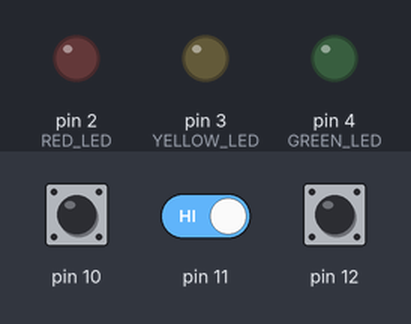
The sketch below on a simulated Arduino Uno, built with avr-gcc and run on an emulated ATmega328P. Parts: output pins drawn as LEDs (lit = HIGH). Dashed ring = blinking. The test bench sets the inputs (shaded band); at power-on: pin 10 HIGH, pin 11 HIGH, pin 12 HIGH.

Above: at 1.2 s.
1.3 s: pin 10 pulled LOW for 3.2 s
At 2.8 s:
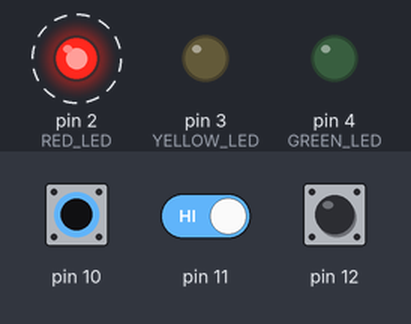
6.0 s: pin 10 pulled LOW for 0.15 s
At 7.4 s:
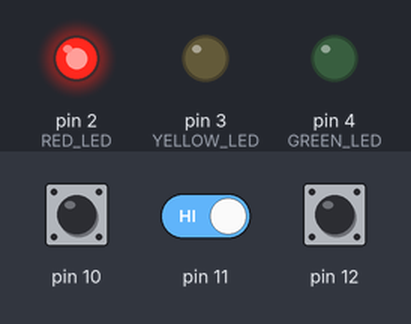
9.1 s: pin 10 driven LOW and pin 11 driven LOW
At 10.0 s:
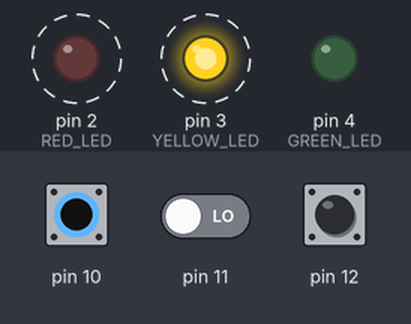
12.1 s: pin 12 pulled LOW for 0.15 s
At 13.7 s:
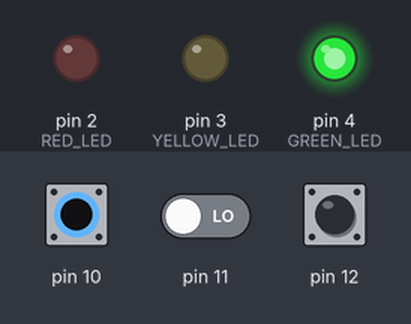
15.2 s: pin 12 pulled LOW for 1 s
At 15.6 s:
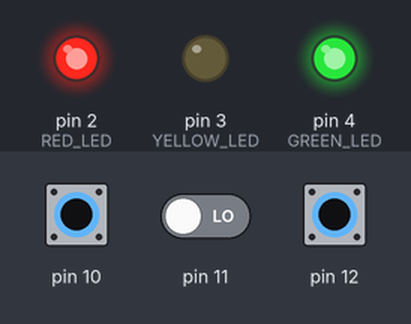
17.7 s: pin 12 pulled LOW for 3.2 s
At 20.55 s:
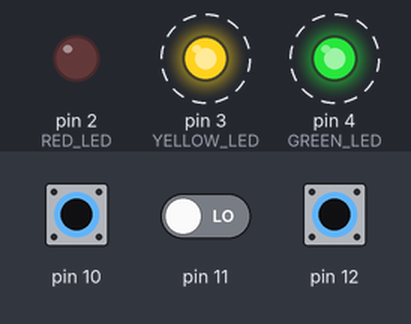
Timing chart, 0 to 25.3 s (numbered marks = the images above; inputs shaded):
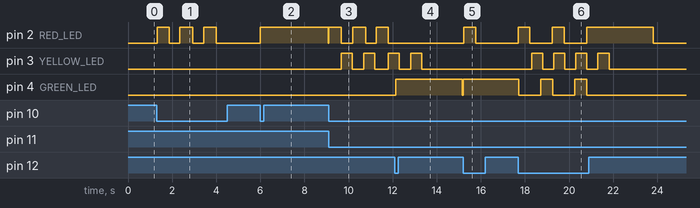

Measured:
- after the input at 1.3 s, pin 2 (RED_LED): alternates HIGH for 0.57 s and LOW for 0.49 s, 6 changes in all, then stays LOW, starting at once
- after the input at 6.0 s, pin 2 (RED_LED): LOW → HIGH at once, → LOW 3.1 s later
- after the input at 9.1 s, pin 2 (RED_LED): alternates HIGH for 0.56 s and LOW for 0.51 s, starting at once; pin 3 (YELLOW_LED): alternates HIGH for 0.51 s and LOW for 0.56 s, starting after 0.56 s
- after the input at 12.1 s, pin 2 (RED_LED): stops changing and stays LOW; pin 3 (YELLOW_LED): goes on until 13.3 s, then stays LOW; pin 4 (GREEN_LED): LOW → HIGH at once, → LOW 3.0 s later
- after the input at 15.2 s, pin 2 (RED_LED): LOW → HIGH at once, → LOW 0.55 s later; pin 4 (GREEN_LED): LOW → HIGH at once
- after the input at 17.7 s, pin 2 (RED_LED): goes HIGH 0.52 s, LOW 1.0 s, HIGH 0.53 s, LOW 1.0 s, HIGH 3.0 s, then LOW, starting at once; pin 3 (YELLOW_LED): alternates HIGH for 0.50 s and LOW for 0.50 s, 8 changes in all, then stays LOW, starting after 0.61 s

The sketch:

FreeRTOS_2.ino
```cpp
#include <Arduino_FreeRTOS.h>
#include "semphr.h"
#include "queue.h"
#include "task.h"

#define RED_LED     2
#define YELLOW_LED  3
#define GREEN_LED   4

#define SW1    10
#define SW2    11
#define SW3    12

// Red LED and Green LED state
int red_state = 0;
int green_state = 0;

// Timer of R, Y and G
unsigned long CurrentTime_R = 0;
unsigned long CurrentTime_Y = 0;
unsigned long CurrentTime_G = 0;

// DebounceTime of R, Y and G
unsigned long Debounce_R = 0;
unsigned long Debounce_Y = 0;
unsigned long Debounce_G = 0;

// Queue of Button
QueueHandle_t ledQueue;

// Token of LED priority (R, Y, G)
SemaphoreHandle_t token[3];

void setup()
{
  Serial.begin(9600);
  ledQueue = xQueueCreate(10, sizeof(int32_t));
  xTaskCreate(vSenderTask, "Red SW",     100, SW1,     1, NULL); // Send
  xTaskCreate(vSenderTask, "Yellow SW",  100, SW2,     1, NULL);
  xTaskCreate(vSenderTask, "Green SW",   100, SW3,     1, NULL);

  xTaskCreate(redLED,    "Red LED",    100, NULL, 1, NULL);
  xTaskCreate(yellowLED, "Yellow LED", 100, NULL, 1, NULL);
  xTaskCreate(greenLED,  "Green LED",  100, NULL, 1, NULL);

  // Givetoken of All LED (R, Y, G)
  for (int i = 0; i < 3; i++)
  {
    token[i] = xSemaphoreCreateBinary();
    xSemaphoreGive(token[i]);
  }
}

// Task of (SW) button
void vSenderTask(void *pvParameters)
{
  BaseType_t qStatus;
  int32_t valueToSend = 0;
  int32_t bt = (int32_t) pvParameters;
  pinMode(bt, INPUT_PULLUP);

  while (1)
  {
    // Check button
    if (!digitalRead(bt))
    {
      // Send button pin
      valueToSend = bt;

      // Add to queue
      qStatus = xQueueSend(ledQueue, &valueToSend, 0);
      vTaskDelay(1);
    }
  }
}

void redLED(void* pvParameters)
{
  int32_t valueReceived;
  pinMode(RED_LED, OUTPUT);
  BaseType_t qStatus;
  const TickType_t xTicksToWait = pdMS_TO_TICKS(100);

  while (1)
  {
    qStatus = xQueueReceive(ledQueue, &valueReceived, xTicksToWait);
    if (qStatus == pdPASS)
    {
      // Check Red (SW1) Button
      if (valueReceived == SW1  && millis() - Debounce_R >= 500)
      {
        Debounce_R = millis();

        //Check Red token
        if (xSemaphoreTake(token[0], 1) == pdTRUE)
        {
          CurrentTime_R = millis();
          red_state = 1;
        }
        else
        {
          // If click Red button (SW1) for second time, Red = 0 (off)
          red_state = 0;
        }
      }
    }
    redLEDControl(red_state); // Controlling Red LED
  }
}


void yellowLED(void* pvParameters)
{
  int32_t valueReceived;
  pinMode(YELLOW_LED, OUTPUT);
  BaseType_t qStatus;
  const TickType_t xTicksToWait = pdMS_TO_TICKS(100);

  while (1)
  {
    qStatus = xQueueReceive(ledQueue, &valueReceived, xTicksToWait);
    if (qStatus == pdPASS)
    {
      // Check Yellow button (SW2)
      if (valueReceived == SW2  && millis() - Debounce_Y >= 500)
      {
        Debounce_Y = millis();

        // Check Red token
        if (xSemaphoreTake(token[0], 1) == pdTRUE)
        {
          // Unlock Red token
          xSemaphoreGive(token[0]);

          // Check Green token
          if (xSemaphoreTake(token[2], 1) == pdTRUE)
          {
            // Unlock Greeen token
            xSemaphoreGive(token[2]);

            //  Check Yellow Token
            if (xSemaphoreTake(token[1], 1) == pdTRUE)
            {
              // Turn Yellow LED on
              yellowLEDControl(1);
            }
          }
        }
      }
    }
  }
}

void greenLED(void* pvParameters)
{
  int32_t valueReceived;
  pinMode(GREEN_LED, OUTPUT);
  BaseType_t qStatus;
  const TickType_t xTicksToWait = pdMS_TO_TICKS(100);

  while (1)
  {
    qStatus = xQueueReceive(ledQueue, &valueReceived, xTicksToWait);
    if (qStatus == pdPASS)
    {
      // Check Green button (SW3)
      if (valueReceived == SW3  && millis() - Debounce_G >= 500)
      {
        Debounce_G = millis();

        // Check Red token
        if (xSemaphoreTake(token[0], 1) == pdTRUE)
        {
          // Unlock Red token
          xSemaphoreGive(token[0]);

          // Check Green token if self
          if (xSemaphoreTake(token[2], 1) == pdTRUE)
          {
            CurrentTime_G = millis();
            green_state = 1; //Turn on (1)
          }
          else
          {
            //Turn off(0) if click Green button when green LED is on (1)
            green_state = 0;
          }
        }
      }
    }
    greenLEDControl(green_state); // Controlling Green LED
  }
}

void loop()
{

}

void redLEDControl(int state)
{
  // if Red state is on(1)
  if (state)
  {
    digitalWrite(RED_LED, HIGH);

    // Check Timer 3 sec
    if (millis() - CurrentTime_R >= 3000)
    {
      digitalWrite(RED_LED, LOW);
      red_state = 0;

      // Unlock Red token
      xSemaphoreGive(token[0]);
    }
  }
  else
  {
    // Push button for 2nd time
    digitalWrite(RED_LED, LOW);
    xSemaphoreGive(token[0]); //Unlock
  }
}

void yellowLEDControl(int state)
{
  // If Yellow lED on(1)
  if (state)
  {
    // Counter for Yellow Blink
    int cnt_Yellow = 0;
    while (cnt_Yellow < 4)
    {
      // Check for each Time of Blink
      if (millis() - CurrentTime_Y >= 500)
      {
        // Switching between on and off
        digitalWrite(YELLOW_LED, digitalRead(YELLOW_LED) ^ 1);
        cnt_Yellow++;
        CurrentTime_Y = millis();
      }
    }
    // Unlock Yellow token
    xSemaphoreGive(token[1]);
  }
}

void greenLEDControl(int state)
{
  // If Green Led state on (1)
  if (state)
  {
    digitalWrite(GREEN_LED, HIGH);

    // Check time 3 sec
    if (millis() - CurrentTime_G >= 3000)
    {
      digitalWrite(GREEN_LED, LOW);
      green_state = 0;

      // Unlock Green token
      xSemaphoreGive(token[2]);
    }
  }
  else
  {
    // Push Button 2nd time
    digitalWrite(GREEN_LED, LOW);

    // Unlock Green token
    xSemaphoreGive(token[2]);
  }
}
```
